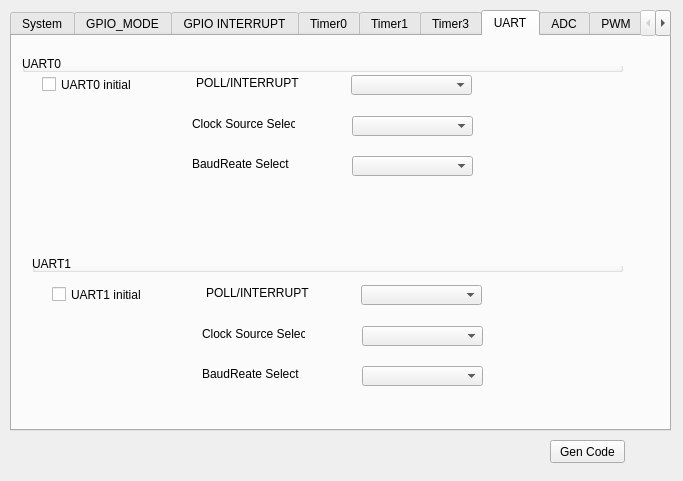
<?xml version="1.0" encoding="UTF-8"?>
<ui version="4.0">
 <class>Form</class>
 <widget class="QWidget" name="Form">
  <property name="geometry">
   <rect>
    <x>0</x>
    <y>0</y>
    <width>683</width>
    <height>481</height>
   </rect>
  </property>
  <property name="windowTitle">
   <string>N76E003 Code Gen V0.01</string>
  </property>
  <widget class="QTabWidget" name="tabWidget">
   <property name="geometry">
    <rect>
     <x>10</x>
     <y>10</y>
     <width>661</width>
     <height>421</height>
    </rect>
   </property>
   <property name="currentIndex">
    <number>6</number>
   </property>
   <widget class="QWidget" name="System">
    <attribute name="title">
     <string>System</string>
    </attribute>
    <widget class="QComboBox" name="c_CLK">
     <property name="geometry">
      <rect>
       <x>360</x>
       <y>50</y>
       <width>111</width>
       <height>20</height>
      </rect>
     </property>
    </widget>
    <widget class="QLabel" name="label">
     <property name="geometry">
      <rect>
       <x>205</x>
       <y>50</y>
       <width>61</width>
       <height>16</height>
      </rect>
     </property>
     <property name="text">
      <string>Clock Source</string>
     </property>
    </widget>
    <widget class="QCheckBox" name="b_CLK">
     <property name="geometry">
      <rect>
       <x>51</x>
       <y>51</y>
       <width>70</width>
       <height>17</height>
      </rect>
     </property>
     <property name="text">
      <string>CLK Initial</string>
     </property>
    </widget>
    <widget class="QCheckBox" name="b_WAKEUP">
     <property name="geometry">
      <rect>
       <x>31</x>
       <y>281</y>
       <width>92</width>
       <height>17</height>
      </rect>
     </property>
     <property name="text">
      <string>WAKEUP initial</string>
     </property>
    </widget>
    <widget class="QLabel" name="label_2">
     <property name="geometry">
      <rect>
       <x>185</x>
       <y>280</y>
       <width>103</width>
       <height>16</height>
      </rect>
     </property>
     <property name="text">
      <string>WAKEUP Mode Select</string>
     </property>
    </widget>
    <widget class="QComboBox" name="c_WAKEUP">
     <property name="geometry">
      <rect>
       <x>340</x>
       <y>280</y>
       <width>121</width>
       <height>20</height>
      </rect>
     </property>
    </widget>
    <widget class="QCheckBox" name="b_CLKOUT">
     <property name="geometry">
      <rect>
       <x>51</x>
       <y>121</y>
       <width>92</width>
       <height>17</height>
      </rect>
     </property>
     <property name="text">
      <string>CLKOUT initial</string>
     </property>
    </widget>
    <widget class="QComboBox" name="c_CLKOUT">
     <property name="geometry">
      <rect>
       <x>360</x>
       <y>120</y>
       <width>121</width>
       <height>20</height>
      </rect>
     </property>
    </widget>
    <widget class="QLabel" name="label_3">
     <property name="geometry">
      <rect>
       <x>205</x>
       <y>120</y>
       <width>103</width>
       <height>16</height>
      </rect>
     </property>
     <property name="text">
      <string>POLL/INTERRUPT</string>
     </property>
    </widget>
    <widget class="QComboBox" name="c_WDT">
     <property name="geometry">
      <rect>
       <x>359</x>
       <y>179</y>
       <width>121</width>
       <height>20</height>
      </rect>
     </property>
    </widget>
    <widget class="QLabel" name="label_4">
     <property name="geometry">
      <rect>
       <x>204</x>
       <y>179</y>
       <width>103</width>
       <height>16</height>
      </rect>
     </property>
     <property name="text">
      <string>WDT Mode Select</string>
     </property>
    </widget>
    <widget class="QCheckBox" name="b_WDT">
     <property name="geometry">
      <rect>
       <x>50</x>
       <y>180</y>
       <width>92</width>
       <height>17</height>
      </rect>
     </property>
     <property name="text">
      <string>WDT initial</string>
     </property>
    </widget>
    <widget class="QLabel" name="label_5">
     <property name="geometry">
      <rect>
       <x>140</x>
       <y>220</y>
       <width>41</width>
       <height>31</height>
      </rect>
     </property>
     <property name="text">
      <string>Time out</string>
     </property>
    </widget>
    <widget class="QLabel" name="label_7">
     <property name="geometry">
      <rect>
       <x>190</x>
       <y>320</y>
       <width>141</width>
       <height>31</height>
      </rect>
     </property>
     <property name="text">
      <string>100us-1638400us Timeout</string>
     </property>
    </widget>
    <widget class="QLabel" name="label_8">
     <property name="geometry">
      <rect>
       <x>320</x>
       <y>210</y>
       <width>31</width>
       <height>31</height>
      </rect>
     </property>
     <property name="text">
      <string>us</string>
     </property>
    </widget>
    <widget class="QComboBox" name="c_WDT_TIMEOUT">
     <property name="geometry">
      <rect>
       <x>190</x>
       <y>220</y>
       <width>121</width>
       <height>20</height>
      </rect>
     </property>
    </widget>
    <widget class="QGroupBox" name="groupBox_6">
     <property name="geometry">
      <rect>
       <x>20</x>
       <y>20</y>
       <width>591</width>
       <height>16</height>
      </rect>
     </property>
     <property name="title">
      <string>System Clock</string>
     </property>
    </widget>
    <widget class="QGroupBox" name="groupBox_7">
     <property name="geometry">
      <rect>
       <x>20</x>
       <y>100</y>
       <width>591</width>
       <height>16</height>
      </rect>
     </property>
     <property name="title">
      <string>Clock Out</string>
     </property>
    </widget>
    <widget class="QGroupBox" name="groupBox_8">
     <property name="geometry">
      <rect>
       <x>20</x>
       <y>160</y>
       <width>601</width>
       <height>16</height>
      </rect>
     </property>
     <property name="title">
      <string>WDT</string>
     </property>
    </widget>
    <widget class="QGroupBox" name="groupBox_9">
     <property name="geometry">
      <rect>
       <x>20</x>
       <y>260</y>
       <width>601</width>
       <height>16</height>
      </rect>
     </property>
     <property name="title">
      <string>Wakeup</string>
     </property>
    </widget>
   </widget>
   <widget class="QWidget" name="GPIO">
    <attribute name="title">
     <string>GPIO_MODE</string>
    </attribute>
    <widget class="QTableWidget" name="t_GPIO">
     <property name="geometry">
      <rect>
       <x>140</x>
       <y>0</y>
       <width>371</width>
       <height>401</height>
      </rect>
     </property>
    </widget>
    <widget class="QCheckBox" name="b_GPIO">
     <property name="geometry">
      <rect>
       <x>20</x>
       <y>10</y>
       <width>91</width>
       <height>16</height>
      </rect>
     </property>
     <property name="text">
      <string>GPIO INITIAL</string>
     </property>
    </widget>
   </widget>
   <widget class="QWidget" name="GPIO_INTERRUPT">
    <attribute name="title">
     <string>GPIO INTERRUPT</string>
    </attribute>
    <widget class="QLabel" name="lab_9">
     <property name="geometry">
      <rect>
       <x>170</x>
       <y>40</y>
       <width>91</width>
       <height>16</height>
      </rect>
     </property>
     <property name="text">
      <string>POLL/INTERRUPT</string>
     </property>
    </widget>
    <widget class="QComboBox" name="c_INT0">
     <property name="geometry">
      <rect>
       <x>329</x>
       <y>39</y>
       <width>111</width>
       <height>20</height>
      </rect>
     </property>
    </widget>
    <widget class="QCheckBox" name="b_INT0">
     <property name="geometry">
      <rect>
       <x>20</x>
       <y>40</y>
       <width>131</width>
       <height>17</height>
      </rect>
     </property>
     <property name="text">
      <string>INT0 initial</string>
     </property>
    </widget>
    <widget class="QComboBox" name="c_INT1">
     <property name="geometry">
      <rect>
       <x>329</x>
       <y>139</y>
       <width>111</width>
       <height>20</height>
      </rect>
     </property>
    </widget>
    <widget class="QLabel" name="lab_10">
     <property name="geometry">
      <rect>
       <x>170</x>
       <y>140</y>
       <width>91</width>
       <height>16</height>
      </rect>
     </property>
     <property name="text">
      <string>POLL/INTERRUPT</string>
     </property>
    </widget>
    <widget class="QCheckBox" name="b_INT1">
     <property name="geometry">
      <rect>
       <x>20</x>
       <y>140</y>
       <width>131</width>
       <height>17</height>
      </rect>
     </property>
     <property name="text">
      <string>INT1 initial</string>
     </property>
    </widget>
    <widget class="QLabel" name="lab_11">
     <property name="geometry">
      <rect>
       <x>170</x>
       <y>70</y>
       <width>91</width>
       <height>16</height>
      </rect>
     </property>
     <property name="text">
      <string>EDGE/LEVEL</string>
     </property>
    </widget>
    <widget class="QLabel" name="lab_12">
     <property name="geometry">
      <rect>
       <x>170</x>
       <y>170</y>
       <width>91</width>
       <height>16</height>
      </rect>
     </property>
     <property name="text">
      <string>EDGE/LEVEL</string>
     </property>
    </widget>
    <widget class="QComboBox" name="c_INT0_PINSELECT">
     <property name="geometry">
      <rect>
       <x>330</x>
       <y>70</y>
       <width>111</width>
       <height>20</height>
      </rect>
     </property>
    </widget>
    <widget class="QComboBox" name="c_INT1_PINSELECT">
     <property name="geometry">
      <rect>
       <x>330</x>
       <y>170</y>
       <width>111</width>
       <height>20</height>
      </rect>
     </property>
    </widget>
    <widget class="QCheckBox" name="b_PININT">
     <property name="geometry">
      <rect>
       <x>30</x>
       <y>240</y>
       <width>131</width>
       <height>17</height>
      </rect>
     </property>
     <property name="text">
      <string>Port Interrupt initial</string>
     </property>
    </widget>
    <widget class="QLabel" name="lab_13">
     <property name="geometry">
      <rect>
       <x>180</x>
       <y>240</y>
       <width>91</width>
       <height>16</height>
      </rect>
     </property>
     <property name="text">
      <string>Port Select</string>
     </property>
    </widget>
    <widget class="QComboBox" name="c_PIN_INT_PORT">
     <property name="geometry">
      <rect>
       <x>339</x>
       <y>239</y>
       <width>111</width>
       <height>20</height>
      </rect>
     </property>
    </widget>
    <widget class="QLabel" name="lab_14">
     <property name="geometry">
      <rect>
       <x>30</x>
       <y>280</y>
       <width>47</width>
       <height>13</height>
      </rect>
     </property>
     <property name="text">
      <string>PIN0</string>
     </property>
    </widget>
    <widget class="QComboBox" name="c_PIN0">
     <property name="geometry">
      <rect>
       <x>80</x>
       <y>280</y>
       <width>91</width>
       <height>22</height>
      </rect>
     </property>
    </widget>
    <widget class="QComboBox" name="c_PIN1">
     <property name="geometry">
      <rect>
       <x>230</x>
       <y>280</y>
       <width>91</width>
       <height>22</height>
      </rect>
     </property>
    </widget>
    <widget class="QLabel" name="lab_15">
     <property name="geometry">
      <rect>
       <x>180</x>
       <y>280</y>
       <width>47</width>
       <height>13</height>
      </rect>
     </property>
     <property name="text">
      <string>PIN1</string>
     </property>
    </widget>
    <widget class="QComboBox" name="c_PIN2">
     <property name="geometry">
      <rect>
       <x>380</x>
       <y>280</y>
       <width>91</width>
       <height>22</height>
      </rect>
     </property>
    </widget>
    <widget class="QLabel" name="lab_16">
     <property name="geometry">
      <rect>
       <x>330</x>
       <y>280</y>
       <width>47</width>
       <height>13</height>
      </rect>
     </property>
     <property name="text">
      <string>PIN2</string>
     </property>
    </widget>
    <widget class="QLabel" name="lab_17">
     <property name="geometry">
      <rect>
       <x>480</x>
       <y>280</y>
       <width>47</width>
       <height>13</height>
      </rect>
     </property>
     <property name="text">
      <string>PIN3</string>
     </property>
    </widget>
    <widget class="QComboBox" name="c_PIN3">
     <property name="geometry">
      <rect>
       <x>530</x>
       <y>280</y>
       <width>91</width>
       <height>22</height>
      </rect>
     </property>
    </widget>
    <widget class="QComboBox" name="c_PIN4">
     <property name="geometry">
      <rect>
       <x>80</x>
       <y>320</y>
       <width>91</width>
       <height>22</height>
      </rect>
     </property>
    </widget>
    <widget class="QLabel" name="lab_18">
     <property name="geometry">
      <rect>
       <x>30</x>
       <y>320</y>
       <width>47</width>
       <height>13</height>
      </rect>
     </property>
     <property name="text">
      <string>PIN4</string>
     </property>
    </widget>
    <widget class="QLabel" name="lab_19">
     <property name="geometry">
      <rect>
       <x>330</x>
       <y>320</y>
       <width>47</width>
       <height>13</height>
      </rect>
     </property>
     <property name="text">
      <string>PIN6</string>
     </property>
    </widget>
    <widget class="QComboBox" name="c_PIN6">
     <property name="geometry">
      <rect>
       <x>380</x>
       <y>320</y>
       <width>91</width>
       <height>22</height>
      </rect>
     </property>
    </widget>
    <widget class="QComboBox" name="c_PIN7">
     <property name="geometry">
      <rect>
       <x>530</x>
       <y>320</y>
       <width>91</width>
       <height>22</height>
      </rect>
     </property>
    </widget>
    <widget class="QComboBox" name="c_PIN5">
     <property name="geometry">
      <rect>
       <x>230</x>
       <y>320</y>
       <width>91</width>
       <height>22</height>
      </rect>
     </property>
    </widget>
    <widget class="QLabel" name="lab_20">
     <property name="geometry">
      <rect>
       <x>480</x>
       <y>320</y>
       <width>47</width>
       <height>13</height>
      </rect>
     </property>
     <property name="text">
      <string>PIN7</string>
     </property>
    </widget>
    <widget class="QLabel" name="lab_21">
     <property name="geometry">
      <rect>
       <x>180</x>
       <y>320</y>
       <width>47</width>
       <height>13</height>
      </rect>
     </property>
     <property name="text">
      <string>PIN5</string>
     </property>
    </widget>
    <widget class="QGroupBox" name="groupBox_3">
     <property name="geometry">
      <rect>
       <x>10</x>
       <y>220</y>
       <width>621</width>
       <height>16</height>
      </rect>
     </property>
     <property name="title">
      <string>PIN INTERRUPT</string>
     </property>
    </widget>
    <widget class="QGroupBox" name="groupBox_4">
     <property name="geometry">
      <rect>
       <x>10</x>
       <y>110</y>
       <width>621</width>
       <height>16</height>
      </rect>
     </property>
     <property name="title">
      <string>INT1</string>
     </property>
    </widget>
    <widget class="QGroupBox" name="groupBox_5">
     <property name="geometry">
      <rect>
       <x>10</x>
       <y>10</y>
       <width>621</width>
       <height>16</height>
      </rect>
     </property>
     <property name="title">
      <string>INT0</string>
     </property>
    </widget>
   </widget>
   <widget class="QWidget" name="Timer0">
    <attribute name="title">
     <string>Timer0</string>
    </attribute>
    <widget class="QCheckBox" name="b_Timer0">
     <property name="geometry">
      <rect>
       <x>30</x>
       <y>20</y>
       <width>131</width>
       <height>17</height>
      </rect>
     </property>
     <property name="text">
      <string>Timer0 initial</string>
     </property>
    </widget>
    <widget class="QLabel" name="lab_22">
     <property name="geometry">
      <rect>
       <x>151</x>
       <y>21</y>
       <width>91</width>
       <height>16</height>
      </rect>
     </property>
     <property name="text">
      <string>POLL/INTERRUPT</string>
     </property>
    </widget>
    <widget class="QLabel" name="lab_23">
     <property name="geometry">
      <rect>
       <x>151</x>
       <y>51</y>
       <width>91</width>
       <height>16</height>
      </rect>
     </property>
     <property name="text">
      <string>Mode</string>
     </property>
    </widget>
    <widget class="QComboBox" name="c_Timer0_Mode">
     <property name="geometry">
      <rect>
       <x>311</x>
       <y>51</y>
       <width>111</width>
       <height>20</height>
      </rect>
     </property>
    </widget>
    <widget class="QComboBox" name="c_Timer0">
     <property name="geometry">
      <rect>
       <x>310</x>
       <y>20</y>
       <width>111</width>
       <height>20</height>
      </rect>
     </property>
    </widget>
    <widget class="QLabel" name="label_17">
     <property name="geometry">
      <rect>
       <x>50</x>
       <y>110</y>
       <width>47</width>
       <height>13</height>
      </rect>
     </property>
     <property name="text">
      <string>0-512us</string>
     </property>
    </widget>
    <widget class="QLabel" name="label_18">
     <property name="geometry">
      <rect>
       <x>50</x>
       <y>140</y>
       <width>47</width>
       <height>13</height>
      </rect>
     </property>
     <property name="text">
      <string>0-4095us</string>
     </property>
    </widget>
    <widget class="QLabel" name="label_19">
     <property name="geometry">
      <rect>
       <x>50</x>
       <y>170</y>
       <width>47</width>
       <height>13</height>
      </rect>
     </property>
     <property name="text">
      <string>0-16us</string>
     </property>
    </widget>
   </widget>
   <widget class="QWidget" name="Timer1">
    <attribute name="title">
     <string>Timer1</string>
    </attribute>
    <widget class="QComboBox" name="c_Timer1_Mode">
     <property name="geometry">
      <rect>
       <x>331</x>
       <y>91</y>
       <width>111</width>
       <height>20</height>
      </rect>
     </property>
    </widget>
    <widget class="QLabel" name="lab_24">
     <property name="geometry">
      <rect>
       <x>171</x>
       <y>91</y>
       <width>91</width>
       <height>16</height>
      </rect>
     </property>
     <property name="text">
      <string>Mode</string>
     </property>
    </widget>
    <widget class="QLabel" name="lab_25">
     <property name="geometry">
      <rect>
       <x>171</x>
       <y>61</y>
       <width>91</width>
       <height>16</height>
      </rect>
     </property>
     <property name="text">
      <string>POLL/INTERRUPT</string>
     </property>
    </widget>
    <widget class="QComboBox" name="c_Timer1">
     <property name="geometry">
      <rect>
       <x>330</x>
       <y>60</y>
       <width>111</width>
       <height>20</height>
      </rect>
     </property>
    </widget>
    <widget class="QCheckBox" name="b_Timer1">
     <property name="geometry">
      <rect>
       <x>50</x>
       <y>60</y>
       <width>131</width>
       <height>17</height>
      </rect>
     </property>
     <property name="text">
      <string>Timer1 initial</string>
     </property>
    </widget>
   </widget>
   <widget class="QWidget" name="Timer3">
    <attribute name="title">
     <string>Timer3</string>
    </attribute>
    <widget class="QComboBox" name="c_Timer3">
     <property name="geometry">
      <rect>
       <x>340</x>
       <y>50</y>
       <width>111</width>
       <height>20</height>
      </rect>
     </property>
    </widget>
    <widget class="QCheckBox" name="b_Timer3">
     <property name="geometry">
      <rect>
       <x>60</x>
       <y>50</y>
       <width>131</width>
       <height>17</height>
      </rect>
     </property>
     <property name="text">
      <string>Timer3 initial</string>
     </property>
    </widget>
    <widget class="QLabel" name="lab_26">
     <property name="geometry">
      <rect>
       <x>181</x>
       <y>51</y>
       <width>91</width>
       <height>16</height>
      </rect>
     </property>
     <property name="text">
      <string>POLL/INTERRUPT</string>
     </property>
    </widget>
   </widget>
   <widget class="QWidget" name="UART">
    <attribute name="title">
     <string>UART</string>
    </attribute>
    <widget class="QComboBox" name="c_UART0">
     <property name="geometry">
      <rect>
       <x>339</x>
       <y>39</y>
       <width>121</width>
       <height>20</height>
      </rect>
     </property>
    </widget>
    <widget class="QLabel" name="label_9">
     <property name="geometry">
      <rect>
       <x>184</x>
       <y>39</y>
       <width>103</width>
       <height>16</height>
      </rect>
     </property>
     <property name="text">
      <string>POLL/INTERRUPT</string>
     </property>
    </widget>
    <widget class="QCheckBox" name="b_UART0">
     <property name="geometry">
      <rect>
       <x>30</x>
       <y>40</y>
       <width>92</width>
       <height>17</height>
      </rect>
     </property>
     <property name="text">
      <string>UART0 initial</string>
     </property>
    </widget>
    <widget class="QLabel" name="label_10">
     <property name="geometry">
      <rect>
       <x>180</x>
       <y>80</y>
       <width>103</width>
       <height>16</height>
      </rect>
     </property>
     <property name="text">
      <string>Clock Source Select</string>
     </property>
    </widget>
    <widget class="QComboBox" name="c_UART0_Timer">
     <property name="geometry">
      <rect>
       <x>340</x>
       <y>80</y>
       <width>121</width>
       <height>20</height>
      </rect>
     </property>
    </widget>
    <widget class="QLabel" name="label_11">
     <property name="geometry">
      <rect>
       <x>180</x>
       <y>120</y>
       <width>103</width>
       <height>16</height>
      </rect>
     </property>
     <property name="text">
      <string>BaudReate Select</string>
     </property>
    </widget>
    <widget class="QComboBox" name="c_UART0_BaudRate">
     <property name="geometry">
      <rect>
       <x>340</x>
       <y>120</y>
       <width>121</width>
       <height>20</height>
      </rect>
     </property>
    </widget>
    <widget class="QComboBox" name="c_UART1">
     <property name="geometry">
      <rect>
       <x>349</x>
       <y>249</y>
       <width>121</width>
       <height>20</height>
      </rect>
     </property>
    </widget>
    <widget class="QLabel" name="label_12">
     <property name="geometry">
      <rect>
       <x>190</x>
       <y>330</y>
       <width>103</width>
       <height>16</height>
      </rect>
     </property>
     <property name="text">
      <string>BaudReate Select</string>
     </property>
    </widget>
    <widget class="QCheckBox" name="b_UART1">
     <property name="geometry">
      <rect>
       <x>40</x>
       <y>250</y>
       <width>92</width>
       <height>17</height>
      </rect>
     </property>
     <property name="text">
      <string>UART1 initial</string>
     </property>
    </widget>
    <widget class="QLabel" name="label_13">
     <property name="geometry">
      <rect>
       <x>194</x>
       <y>249</y>
       <width>103</width>
       <height>16</height>
      </rect>
     </property>
     <property name="text">
      <string>POLL/INTERRUPT</string>
     </property>
    </widget>
    <widget class="QLabel" name="label_14">
     <property name="geometry">
      <rect>
       <x>190</x>
       <y>290</y>
       <width>103</width>
       <height>16</height>
      </rect>
     </property>
     <property name="text">
      <string>Clock Source Select</string>
     </property>
    </widget>
    <widget class="QComboBox" name="c_UART1_BaudRate">
     <property name="geometry">
      <rect>
       <x>350</x>
       <y>330</y>
       <width>121</width>
       <height>20</height>
      </rect>
     </property>
    </widget>
    <widget class="QComboBox" name="c_UART1_Timer">
     <property name="geometry">
      <rect>
       <x>350</x>
       <y>290</y>
       <width>121</width>
       <height>20</height>
      </rect>
     </property>
    </widget>
    <widget class="QGroupBox" name="groupBox">
     <property name="geometry">
      <rect>
       <x>20</x>
       <y>220</y>
       <width>591</width>
       <height>16</height>
      </rect>
     </property>
     <property name="title">
      <string>UART1</string>
     </property>
    </widget>
    <widget class="QGroupBox" name="groupBox_2">
     <property name="geometry">
      <rect>
       <x>10</x>
       <y>20</y>
       <width>601</width>
       <height>16</height>
      </rect>
     </property>
     <property name="title">
      <string>UART0</string>
     </property>
    </widget>
   </widget>
   <widget class="QWidget" name="ADC">
    <attribute name="title">
     <string>ADC</string>
    </attribute>
    <widget class="QCheckBox" name="b_ADC">
     <property name="geometry">
      <rect>
       <x>39</x>
       <y>19</y>
       <width>131</width>
       <height>17</height>
      </rect>
     </property>
     <property name="text">
      <string>ADC initial</string>
     </property>
    </widget>
    <widget class="QComboBox" name="c_ADC">
     <property name="geometry">
      <rect>
       <x>319</x>
       <y>19</y>
       <width>111</width>
       <height>20</height>
      </rect>
     </property>
    </widget>
    <widget class="QLabel" name="lab_28">
     <property name="geometry">
      <rect>
       <x>160</x>
       <y>20</y>
       <width>91</width>
       <height>16</height>
      </rect>
     </property>
     <property name="text">
      <string>POLL/INTERRUPT</string>
     </property>
    </widget>
    <widget class="QComboBox" name="c_ADC_CH">
     <property name="geometry">
      <rect>
       <x>319</x>
       <y>69</y>
       <width>111</width>
       <height>20</height>
      </rect>
     </property>
    </widget>
    <widget class="QLabel" name="lab_29">
     <property name="geometry">
      <rect>
       <x>160</x>
       <y>70</y>
       <width>91</width>
       <height>16</height>
      </rect>
     </property>
     <property name="text">
      <string>ADC Channel</string>
     </property>
    </widget>
   </widget>
   <widget class="QWidget" name="PWM">
    <attribute name="title">
     <string>PWM</string>
    </attribute>
    <widget class="QComboBox" name="c_PWM">
     <property name="geometry">
      <rect>
       <x>350</x>
       <y>30</y>
       <width>111</width>
       <height>20</height>
      </rect>
     </property>
    </widget>
    <widget class="QLabel" name="lab_30">
     <property name="geometry">
      <rect>
       <x>240</x>
       <y>30</y>
       <width>91</width>
       <height>16</height>
      </rect>
     </property>
     <property name="text">
      <string>POLL/INTERRUPT</string>
     </property>
    </widget>
    <widget class="QCheckBox" name="b_PWM">
     <property name="geometry">
      <rect>
       <x>70</x>
       <y>30</y>
       <width>131</width>
       <height>17</height>
      </rect>
     </property>
     <property name="text">
      <string>PWM initial</string>
     </property>
    </widget>
    <widget class="QComboBox" name="c_PWM_CH">
     <property name="geometry">
      <rect>
       <x>350</x>
       <y>80</y>
       <width>111</width>
       <height>20</height>
      </rect>
     </property>
    </widget>
    <widget class="QLabel" name="label_16">
     <property name="geometry">
      <rect>
       <x>280</x>
       <y>90</y>
       <width>47</width>
       <height>13</height>
      </rect>
     </property>
     <property name="text">
      <string>PWM CH</string>
     </property>
    </widget>
   </widget>
   <widget class="QWidget" name="IAP">
    <attribute name="title">
     <string>IAP</string>
    </attribute>
    <widget class="QCheckBox" name="b_IAP_Erase">
     <property name="geometry">
      <rect>
       <x>70</x>
       <y>30</y>
       <width>141</width>
       <height>17</height>
      </rect>
     </property>
     <property name="text">
      <string>Erase function</string>
     </property>
    </widget>
    <widget class="QCheckBox" name="b_IAP_Program">
     <property name="geometry">
      <rect>
       <x>70</x>
       <y>100</y>
       <width>131</width>
       <height>17</height>
      </rect>
     </property>
     <property name="text">
      <string>Program funciton</string>
     </property>
    </widget>
    <widget class="QCheckBox" name="b_IAP_Read">
     <property name="geometry">
      <rect>
       <x>70</x>
       <y>170</y>
       <width>131</width>
       <height>17</height>
      </rect>
     </property>
     <property name="text">
      <string>Read function</string>
     </property>
    </widget>
   </widget>
   <widget class="QWidget" name="tab_6">
    <attribute name="title">
     <string>CODE</string>
    </attribute>
    <widget class="QTextEdit" name="e_GEN_CODE">
     <property name="geometry">
      <rect>
       <x>10</x>
       <y>10</y>
       <width>631</width>
       <height>371</height>
      </rect>
     </property>
    </widget>
   </widget>
  </widget>
  <widget class="QPushButton" name="Gen_Code">
   <property name="geometry">
    <rect>
     <x>550</x>
     <y>440</y>
     <width>75</width>
     <height>23</height>
    </rect>
   </property>
   <property name="text">
    <string>Gen Code</string>
   </property>
  </widget>
 </widget>
 <resources/>
 <connections/>
</ui>
